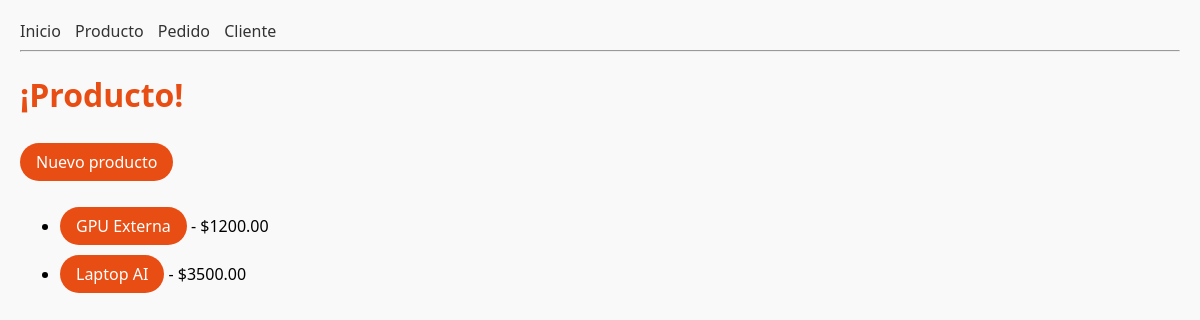
Before: /productos/ with the older database file.
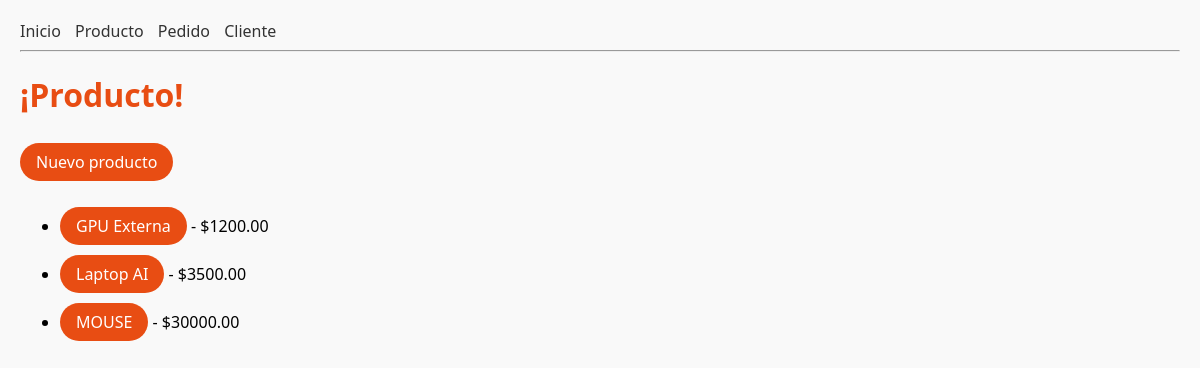
After: the same page with the newer database file.
### tienda/models.py (models this page shows, shortened)
class Producto(models.Model):
    nombre = models.CharField(max_length=100)
    descripcion = models.TextField()
    precio = models.DecimalField(max_digits=8, decimal_places=2)
    creado_en = models.DateTimeField(auto_now_add=True)

### tienda/views.py (the view)
# urls.py: path("productos/", views.lista_productos, name="lista_productos"),
def lista_productos(request):
    productos = Producto.objects.all().order_by("nombre")
    return render(request, "tienda/lista_productos.html", {"productos": productos})

### tienda/templates/tienda/lista_productos.html (shortened to what this page needs)
{% extends "tienda/base.html" %}
{% block content %}
<h1>¡Producto!</h1>
<p>
<a href="{% url 'tienda:crear_producto' %}"class="btn primary"> Nuevo producto</a>
</p>
<ul>
    {% for p in productos %}
    <li>
        <a href="{% url 'tienda:detalle_producto' p.pk %}"class="btn primary">{{p.nombre}}</a>
        - ${{ p.precio|floatformat:2 }}
    </li>
    {%endfor%}
</ul>
{% endblock %}

Changed rows visible on the page:
added Producto: nombre "MOUSE", precio "30000.00"
